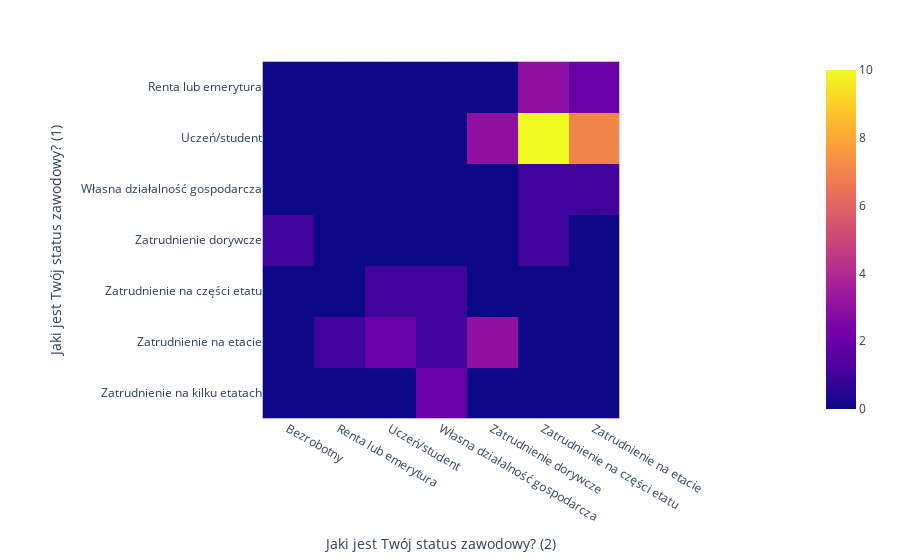

Notebook code cell kept with this figure:
### Code cell
px.imshow(df_jobcorr)

### Figure 1 — Plotly figure (JSON) as saved in the notebook; plotly's stock layout.template omitted (floating-point values rounded to 4 significant figures)
{"data": [{"coloraxis": "coloraxis", "hovertemplate": "Jaki jest Twój status zawodowy? (2): %{x}<br>Jaki jest Twój status zawodowy? (1): %{y}<br>color: %{z}<extra></extra>", "type": "heatmap", "x": ["Bezrobotny", "Renta lub emerytura", "Uczeń/student", "Własna działalność gospodarcza", "Zatrudnienie dorywcze", "Zatrudnienie na części etatu", "Zatrudnienie na etacie"], "y": ["Renta lub emerytura", "Uczeń/student", "Własna działalność gospodarcza", "Zatrudnienie dorywcze", "Zatrudnienie na części etatu", "Zatrudnienie na etacie", "Zatrudnienie na kilku etatach"], "z": [[0, 0, 0, 0, 0, 3, 2], [0, 0, 0, 0, 3, 10, 7], [0, 0, 0, 0, 0, 1, 1], [1, 0, 0, 0, 0, 1, 0], [0, 0, 1, 1, 0, 0, 0], [0, 1, 2, 1, 3, 0, 0], [0, 0, 0, 2, 0, 0, 0]]}], "layout": {"coloraxis": {"colorscale": [[0, "#0d0887"], [0.1111, "#46039f"], [0.2222, "#7201a8"], [0.3333, "#9c179e"], [0.4444, "#bd3786"], [0.5556, "#d8576b"], [0.6667, "#ed7953"], [0.7778, "#fb9f3a"], [0.8889, "#fdca26"], [1, "#f0f921"]]}, "margin": {"t": 60}, "xaxis": {"constrain": "domain", "scaleanchor": "y", "title": {"text": "Jaki jest Twój status zawodowy? (2)"}}, "yaxis": {"autorange": "reversed", "constrain": "domain", "title": {"text": "Jaki jest Twój status zawodowy? (1)"}}}}
